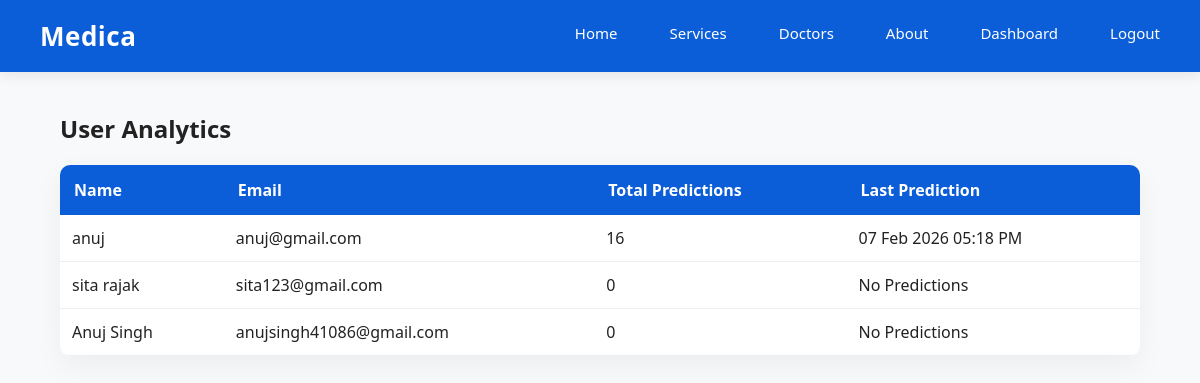
/admin/users (signed in), run on the app's committed database.
### backend/models/user.py (models this page shows)
class User(db.Model):
    __tablename__ = "users"
    id = db.Column(db.Integer, primary_key=True)
    name = db.Column(db.String(100), nullable=False)
    email = db.Column(db.String(120), unique=True, nullable=False)
    password = db.Column(db.String(255), nullable=True)
    role = db.Column(db.String(20), nullable=False, default="user")
    phone = db.Column(db.String(20))
    alternate_email = db.Column(db.String(120))
    alternate_phone = db.Column(db.String(20))
    address = db.Column(db.Text)
    profile_image = db.Column(db.String(255))

### backend/routes/admin.py (the view)
@admin_bp.route("/users")
def users():
    if session.get("role") != "admin":
        return redirect(url_for("auth.login_choice"))
    users_data = (
        db.session.query(
            User.id,
            User.name,
            User.email,
            func.count(PredictionHistory.id).label("total_predictions"),
            func.max(PredictionHistory.created_at).label("last_prediction")
        )
        .outerjoin(
            PredictionHistory,
            PredictionHistory.user_id == User.id
        )
        .group_by(User.id)
        .order_by(func.max(PredictionHistory.created_at).desc())
        .all()
    )
    return render_template(
        "admin/users.html",
        users=users_data
    )

### frontend/templates/admin/users.html (shortened to what this page needs)
<!DOCTYPE html>
<html>
<head>
<link rel="stylesheet" href="/static/css/style.css">
</head>
<body>
{% include "layout/header.html" %}
<div class="admin-container">
<h2>User Analytics</h2>
<table class="admin-table">
<thead>
<tr>
<th>Name</th>
<th>Email</th>
<th>Total Predictions</th>
<th>Last Prediction</th>
</tr>
</thead>
<tbody>
{% for user in users %}
<tr>
<td>{{ user.name }}</td>
<td>{{ user.email }}</td>
<td>
{{ user.total_predictions if user.total_predictions else 0 }}
</td>
<td>
{% if user.last_prediction %}
{{ user.last_prediction.strftime("%d %b %Y %I:%M %p") }}
{% else %}
No Predictions
{% endif %}
</td>
</tr>
{% endfor %}
</tbody>
</table>
</div>
</body>
</html>

### frontend/static/css/style.css (style rules this page uses)
body { margin: 0; font-family: "Segoe UI", Arial, sans-serif; background: #f8f9fa; color: #222; }
.admin-container { width:90%; max-width:1200px; margin:40px auto; }
.admin-table { width:100%; border-collapse:collapse; background:white; box-shadow:0 10px 30px rgba(0,0,0,0.05); border-radius:10px; overflow:hidden; }
.admin-table th { background:#0b5ed7; color:white; padding:14px; text-align:left; }
.admin-table td { padding:12px; border-bottom:1px solid #eee; }

### data on the page
User: name "anuj", email "anuj@gmail.com", total_predictions "16", last_prediction "07 Feb 2026 05:18 PM"
User: name "sita rajak", email "sita123@gmail.com", total_predictions "0", shows "No Predictions"
User: name "Anuj Singh", email "anujsingh41086@gmail.com", total_predictions "0", shows "No Predictions"
